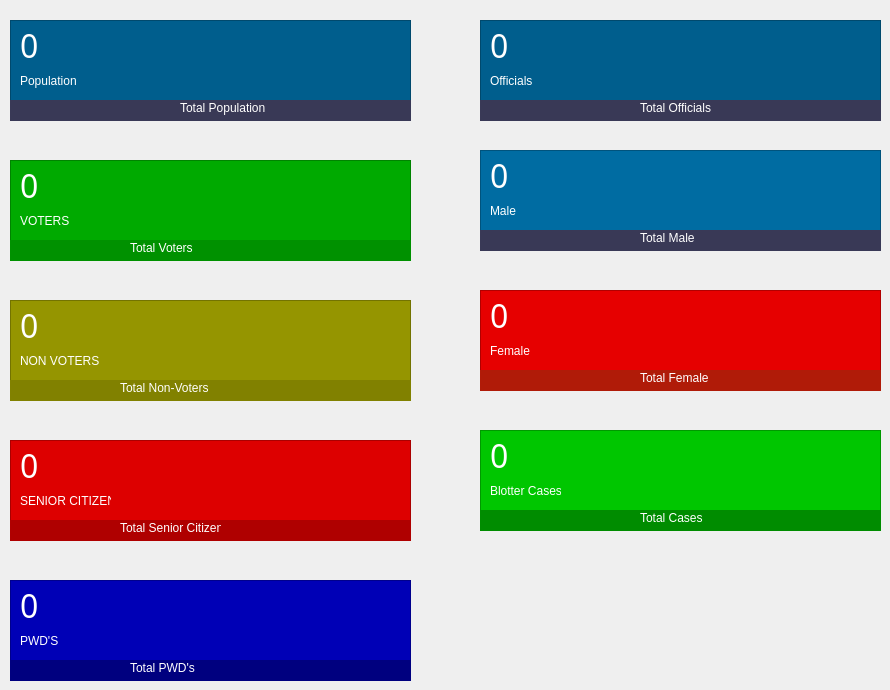
          <widget class="QWidget" name="page">
           <widget class="QFrame" name="frame">
            <property name="geometry">
             <rect>
              <x>10</x>
              <y>20</y>
              <width>401</width>
              <height>101</height>
             </rect>
            </property>
            <property name="styleSheet">
             <string notr="true">background-color: rgb(0, 94, 141);
color: rgb(255, 255, 255);</string>
            </property>
            <property name="frameShape">
             <enum>QFrame::Shape::StyledPanel</enum>
            </property>
            <property name="frameShadow">
             <enum>QFrame::Shadow::Raised</enum>
            </property>
            <widget class="QWidget" name="widget" native="true">
             <property name="geometry">
              <rect>
               <x>0</x>
               <y>80</y>
               <width>401</width>
               <height>21</height>
              </rect>
             </property>
             <property name="styleSheet">
              <string notr="true">background-color: rgb(57, 57, 86);</string>
             </property>
             <widget class="QLabel" name="label_8">
              <property name="geometry">
               <rect>
                <x>170</x>
                <y>0</y>
                <width>91</width>
                <height>16</height>
               </rect>
              </property>
              <property name="text">
               <string>Total Population</string>
              </property>
             </widget>
            </widget>
            <widget class="QLabel" name="label_7">
             <property name="geometry">
              <rect>
               <x>330</x>
               <y>10</y>
               <width>61</width>
               <height>61</height>
              </rect>
             </property>
             <property name="text">
              <string/>
             </property>
             <property name="pixmap">
              <pixmap resource="resources.qrc">:/images/users-solid (1).ico</pixmap>
             </property>
            </widget>
            <widget class="QLabel" name="population_label">
             <property name="geometry">
              <rect>
               <x>10</x>
               <y>10</y>
               <width>31</width>
               <height>31</height>
              </rect>
             </property>
             <property name="font">
              <font>
               <family>Impact</family>
               <pointsize>24</pointsize>
              </font>
             </property>
             <property name="text">
              <string>0</string>
             </property>
            </widget>
            <widget class="QLabel" name="label_17">
             <property name="geometry">
              <rect>
               <x>10</x>
               <y>50</y>
               <width>61</width>
               <height>21</height>
              </rect>
             </property>
             <property name="text">
              <string>Population</string>
             </property>
            </widget>
           </widget>
           <widget class="QFrame" name="frame_2">
            <property name="geometry">
             <rect>
              <x>10</x>
              <y>160</y>
              <width>401</width>
              <height>101</height>
             </rect>
            </property>
            <property name="styleSheet">
             <string notr="true">background-color: rgb(0, 170, 0);
color: rgb(255, 255, 255);</string>
            </property>
            <property name="frameShape">
             <enum>QFrame::Shape::StyledPanel</enum>
            </property>
            <property name="frameShadow">
             <enum>QFrame::Shadow::Raised</enum>
            </property>
            <widget class="QWidget" name="widget_2" native="true">
             <property name="geometry">
              <rect>
               <x>0</x>
               <y>80</y>
               <width>401</width>
               <height>21</height>
              </rect>
             </property>
             <property name="styleSheet">
              <string notr="true">background-color: rgb(0, 145, 0);
</string>
             </property>
             <widget class="QLabel" name="label_20">
              <property name="geometry">
               <rect>
                <x>120</x>
                <y>0</y>
                <width>91</width>
                <height>16</height>
               </rect>
              </property>
              <property name="text">
               <string>Total Voters</string>
              </property>
             </widget>
            </widget>
            <widget class="QLabel" name="label_21">
             <property name="geometry">
              <rect>
               <x>330</x>
               <y>10</y>
               <width>61</width>
               <height>61</height>
              </rect>
             </property>
             <property name="text">
              <string/>
             </property>
             <property name="pixmap">
              <pixmap resource="resources.qrc">:/images/user-check-solid (1).ico</pixmap>
             </property>
            </widget>
            <widget class="QLabel" name="voters_label">
             <property name="geometry">
              <rect>
               <x>10</x>
               <y>10</y>
               <width>31</width>
               <height>31</height>
              </rect>
             </property>
             <property name="font">
              <font>
               <family>Impact</family>
               <pointsize>24</pointsize>
              </font>
             </property>
             <property name="text">
              <string>0</string>
             </property>
            </widget>
            <widget class="QLabel" name="label_23">
             <property name="geometry">
              <rect>
               <x>10</x>
               <y>50</y>
               <width>61</width>
               <height>21</height>
              </rect>
             </property>
             <property name="text">
              <string>VOTERS</string>
             </property>
            </widget>
           </widget>
           <widget class="QFrame" name="frame_3">
            <property name="geometry">
             <rect>
              <x>10</x>
              <y>300</y>
              <width>401</width>
              <height>101</height>
             </rect>
            </property>
            <property name="styleSheet">
             <string notr="true">background-color: rgb(149, 149, 0);
color: rgb(255, 255, 255);</string>
            </property>
            <property name="frameShape">
             <enum>QFrame::Shape::StyledPanel</enum>
            </property>
            <property name="frameShadow">
             <enum>QFrame::Shadow::Raised</enum>
            </property>
            <widget class="QWidget" name="widget_3" native="true">
             <property name="geometry">
              <rect>
               <x>0</x>
               <y>80</y>
               <width>401</width>
               <height>21</height>
              </rect>
             </property>
             <property name="styleSheet">
              <string notr="true">background-color: rgb(129, 129, 0);</string>
             </property>
             <widget class="QLabel" name="label_24">
              <property name="geometry">
               <rect>
                <x>110</x>
                <y>0</y>
                <width>91</width>
                <height>16</height>
               </rect>
              </property>
              <property name="text">
               <string>Total Non-Voters</string>
              </property>
             </widget>
            </widget>
            <widget class="QLabel" name="label_25">
             <property name="geometry">
              <rect>
               <x>330</x>
               <y>10</y>
               <width>61</width>
               <height>61</height>
              </rect>
             </property>
             <property name="text">
              <string/>
             </property>
             <property name="pixmap">
              <pixmap resource="resources.qrc">:/images/user-xmark-solid (1).ico</pixmap>
             </property>
            </widget>
            <widget class="QLabel" name="nonvoters_label">
             <property name="geometry">
              <rect>
               <x>10</x>
               <y>10</y>
               <width>31</width>
               <height>31</height>
              </rect>
             </property>
             <property name="font">
              <font>
               <family>Impact</family>
               <pointsize>24</pointsize>
              </font>
             </property>
             <property name="text">
              <string>0</string>
             </property>
            </widget>
            <widget class="QLabel" name="label_27">
             <property name="geometry">
              <rect>
               <x>10</x>
               <y>50</y>
               <width>91</width>
               <height>21</height>
              </rect>
             </property>
             <property name="text">
              <string>NON VOTERS</string>
             </property>
            </widget>
           </widget>
           <widget class="QFrame" name="frame_4">
            <property name="geometry">
             <rect>
              <x>10</x>
              <y>440</y>
              <width>401</width>
              <height>101</height>
             </rect>
            </property>
            <property name="styleSheet">
             <string notr="true">background-color: rgb(221, 0, 0);
color: rgb(255, 255, 255);</string>
            </property>
            <property name="frameShape">
             <enum>QFrame::Shape::StyledPanel</enum>
            </property>
            <property name="frameShadow">
             <enum>QFrame::Shadow::Raised</enum>
            </property>
            <widget class="QWidget" name="widget_4" native="true">
             <property name="geometry">
              <rect>
               <x>0</x>
               <y>80</y>
               <width>401</width>
               <height>21</height>
              </rect>
             </property>
             <property name="styleSheet">
              <string notr="true">background-color: rgb(175, 0, 0);</string>
             </property>
             <widget class="QLabel" name="label_28">
              <property name="geometry">
               <rect>
                <x>110</x>
                <y>0</y>
                <width>101</width>
                <height>16</height>
               </rect>
              </property>
              <property name="text">
               <string>Total Senior Citizen</string>
              </property>
             </widget>
            </widget>
            <widget class="QLabel" name="label_29">
             <property name="geometry">
              <rect>
               <x>330</x>
               <y>10</y>
               <width>61</width>
               <height>61</height>
              </rect>
             </property>
             <property name="text">
              <string/>
             </property>
             <property name="pixmap">
              <pixmap resource="resources.qrc">:/images/person-cane-solid (1).ico</pixmap>
             </property>
            </widget>
            <widget class="QLabel" name="seniorcitizen_label">
             <property name="geometry">
              <rect>
               <x>10</x>
               <y>10</y>
               <width>31</width>
               <height>31</height>
              </rect>
             </property>
             <property name="font">
              <font>
               <family>Impact</family>
               <pointsize>24</pointsize>
              </font>
             </property>
             <property name="text">
              <string>0</string>
             </property>
            </widget>
            <widget class="QLabel" name="label_31">
             <property name="geometry">
              <rect>
               <x>10</x>
               <y>50</y>
               <width>91</width>
               <height>21</height>
              </rect>
             </property>
             <property name="text">
              <string>SENIOR CITIZEN</string>
             </property>
            </widget>
           </widget>
           <widget class="QFrame" name="frame_5">
            <property name="geometry">
             <rect>
              <x>10</x>
              <y>580</y>
              <width>401</width>
              <height>101</height>
             </rect>
            </property>
            <property name="styleSheet">
             <string notr="true">background-color: rgb(0, 0, 182);
color: rgb(255, 255, 255);</string>
            </property>
            <property name="frameShape">
             <enum>QFrame::Shape::StyledPanel</enum>
            </property>
            <property name="frameShadow">
             <enum>QFrame::Shadow::Raised</enum>
            </property>
            <widget class="QWidget" name="widget_5" native="true">
             <property name="geometry">
              <rect>
               <x>0</x>
               <y>80</y>
               <width>401</width>
               <height>21</height>
              </rect>
             </property>
             <property name="styleSheet">
              <string notr="true">background-color: rgb(0, 0, 127);</string>
             </property>
             <widget class="QLabel" name="label_32">
              <property name="geometry">
               <rect>
                <x>120</x>
                <y>0</y>
                <width>91</width>
                <height>16</height>
               </rect>
              </property>
              <property name="text">
               <string>Total PWD's</string>
              </property>
             </widget>
            </widget>
            <widget class="QLabel" name="label_33">
             <property name="geometry">
              <rect>
               <x>330</x>
               <y>10</y>
               <width>61</width>
               <height>61</height>
              </rect>
             </property>
             <property name="text">
              <string/>
             </property>
             <property name="pixmap">
              <pixmap resource="resources.qrc">:/images/wheelchair-solid (1).ico</pixmap>
             </property>
            </widget>
            <widget class="QLabel" name="pwd_label">
             <property name="geometry">
              <rect>
               <x>10</x>
               <y>10</y>
               <width>31</width>
               <height>31</height>
              </rect>
             </property>
             <property name="font">
              <font>
               <family>Impact</family>
               <pointsize>24</pointsize>
              </font>
             </property>
             <property name="text">
              <string>0</string>
             </property>
            </widget>
            <widget class="QLabel" name="label_35">
             <property name="geometry">
              <rect>
               <x>10</x>
               <y>50</y>
               <width>61</width>
               <height>21</height>
              </rect>
             </property>
             <property name="text">
              <string>PWD'S</string>
             </property>
            </widget>
           </widget>
           <widget class="QFrame" name="frame_6">
            <property name="geometry">
             <rect>
              <x>480</x>
              <y>20</y>
              <width>401</width>
              <height>101</height>
             </rect>
            </property>
            <property name="styleSheet">
             <string notr="true">background-color: rgb(0, 94, 141);
color: rgb(255, 255, 255);</string>
            </property>
            <property name="frameShape">
             <enum>QFrame::Shape::StyledPanel</enum>
            </property>
            <property name="frameShadow">
             <enum>QFrame::Shadow::Raised</enum>
            </property>
            <widget class="QWidget" name="widget_6" native="true">
             <property name="geometry">
              <rect>
               <x>0</x>
               <y>80</y>
               <width>401</width>
               <height>21</height>
              </rect>
             </property>
             <property name="styleSheet">
              <string notr="true">background-color: rgb(57, 57, 86);</string>
             </property>
             <widget class="QLabel" name="label_11">
              <property name="geometry">
               <rect>
                <x>160</x>
                <y>0</y>
                <width>91</width>
                <height>16</height>
               </rect>
              </property>
              <property name="text">
               <string>Total Officials</string>
              </property>
             </widget>
            </widget>
            <widget class="QLabel" name="label_15">
             <property name="geometry">
              <rect>
               <x>330</x>
               <y>10</y>
               <width>61</width>
               <height>61</height>
              </rect>
             </property>
             <property name="text">
              <string/>
             </property>
             <property name="pixmap">
              <pixmap resource="resources.qrc">:/images/users-solid (1).ico</pixmap>
             </property>
            </widget>
            <widget class="QLabel" name="official_label">
             <property name="geometry">
              <rect>
               <x>10</x>
               <y>10</y>
               <width>31</width>
               <height>31</height>
              </rect>
             </property>
             <property name="font">
              <font>
               <family>Impact</family>
               <pointsize>24</pointsize>
              </font>
             </property>
             <property name="text">
              <string>0</string>
             </property>
            </widget>
            <widget class="QLabel" name="label_18">
             <property name="geometry">
              <rect>
               <x>10</x>
               <y>50</y>
               <width>61</width>
               <height>21</height>
              </rect>
             </property>
             <property name="text">
              <string>Officials</string>
             </property>
            </widget>
           </widget>
           <widget class="QFrame" name="frame_7">
            <property name="geometry">
             <rect>
              <x>480</x>
              <y>150</y>
              <width>401</width>
              <height>101</height>
             </rect>
            </property>
            <property name="styleSheet">
             <string notr="true">background-color: rgb(0, 94, 141);
background-color: rgb(0, 108, 162);
color: rgb(255, 255, 255);</string>
            </property>
            <property name="frameShape">
             <enum>QFrame::Shape::StyledPanel</enum>
            </property>
            <property name="frameShadow">
             <enum>QFrame::Shadow::Raised</enum>
            </property>
            <widget class="QWidget" name="widget_7" native="true">
             <property name="geometry">
              <rect>
               <x>0</x>
               <y>80</y>
               <width>401</width>
               <height>21</height>
              </rect>
             </property>
             <property name="styleSheet">
              <string notr="true">background-color: rgb(57, 57, 86);</string>
             </property>
             <widget class="QLabel" name="label_19">
              <property name="geometry">
               <rect>
                <x>160</x>
                <y>0</y>
                <width>91</width>
                <height>16</height>
               </rect>
              </property>
              <property name="text">
               <string>Total Male</string>
              </property>
             </widget>
            </widget>
            <widget class="QLabel" name="label_22">
             <property name="geometry">
              <rect>
               <x>330</x>
               <y>10</y>
               <width>61</width>
               <height>61</height>
              </rect>
             </property>
             <property name="text">
              <string/>
             </property>
             <property name="pixmap">
              <pixmap resource="resources.qrc">:/images/users-solid (1).ico</pixmap>
             </property>
            </widget>
            <widget class="QLabel" name="male_label">
             <property name="geometry">
              <rect>
               <x>10</x>
               <y>10</y>
               <width>31</width>
               <height>31</height>
              </rect>
             </property>
             <property name="font">
              <font>
               <family>Impact</family>
               <pointsize>24</pointsize>
              </font>
             </property>
             <property name="text">
              <string>0</string>
             </property>
            </widget>
            <widget class="QLabel" name="label_26">
             <property name="geometry">
              <rect>
               <x>10</x>
               <y>50</y>
               <width>61</width>
               <height>21</height>
              </rect>
             </property>
             <property name="text">
              <string>Male</string>
             </property>
            </widget>
           </widget>
           <widget class="QFrame" name="frame_8">
            <property name="geometry">
             <rect>
              <x>480</x>
              <y>290</y>
              <width>401</width>
              <height>101</height>
             </rect>
            </property>
            <property name="styleSheet">
             <string notr="true">background-color: rgb(0, 94, 141);
background-color: rgb(230, 0, 0);
color: rgb(255, 255, 255);</string>
            </property>
            <property name="frameShape">
             <enum>QFrame::Shape::StyledPanel</enum>
            </property>
            <property name="frameShadow">
             <enum>QFrame::Shadow::Raised</enum>
            </property>
            <widget class="QWidget" name="widget_9" native="true">
             <property name="geometry">
              <rect>
               <x>0</x>
               <y>80</y>
               <width>401</width>
               <height>21</height>
              </rect>
             </property>
             <property name="styleSheet">
              <string notr="true">background-color: rgb(176, 27, 8);</string>
             </property>
             <widget class="QLabel" name="label_30">
              <property name="geometry">
               <rect>
                <x>160</x>
                <y>0</y>
                <width>91</width>
                <height>16</height>
               </rect>
              </property>
              <property name="text">
               <string>Total Female</string>
              </property>
             </widget>
            </widget>
            <widget class="QLabel" name="label_34">
             <property name="geometry">
              <rect>
               <x>330</x>
               <y>10</y>
               <width>61</width>
               <height>61</height>
              </rect>
             </property>
             <property name="text">
              <string/>
             </property>
             <property name="pixmap">
              <pixmap resource="resources.qrc">:/images/users-solid (1).ico</pixmap>
             </property>
            </widget>
            <widget class="QLabel" name="female_label">
             <property name="geometry">
              <rect>
               <x>10</x>
               <y>10</y>
               <width>31</width>
               <height>31</height>
              </rect>
             </property>
             <property name="font">
              <font>
               <family>Impact</family>
               <pointsize>24</pointsize>
              </font>
             </property>
             <property name="text">
              <string>0</string>
             </property>
            </widget>
            <widget class="QLabel" name="label_42">
             <property name="geometry">
              <rect>
               <x>10</x>
               <y>50</y>
               <width>61</width>
               <height>21</height>
              </rect>
             </property>
             <property name="text">
              <string>Female</string>
             </property>
            </widget>
           </widget>
           <widget class="QFrame" name="frame_17">
            <property name="geometry">
             <rect>
              <x>480</x>
              <y>430</y>
              <width>401</width>
              <height>101</height>
             </rect>
            </property>
            <property name="styleSheet">
             <string notr="true">
background-color: rgb(0, 198, 0);
color: rgb(255, 255, 255);</string>
            </property>
            <property name="frameShape">
             <enum>QFrame::Shape::StyledPanel</enum>
            </property>
            <property name="frameShadow">
             <enum>QFrame::Shadow::Raised</enum>
            </property>
            <widget class="QWidget" name="widget_19" native="true">
             <property name="geometry">
              <rect>
               <x>0</x>
               <y>80</y>
               <width>401</width>
               <height>21</height>
              </rect>
             </property>
             <property name="styleSheet">
              <string notr="true">background-color: rgb(57, 57, 86);
background-color: rgb(0, 140, 0);</string>
             </property>
             <widget class="QLabel" name="label_79">
              <property name="geometry">
               <rect>
                <x>160</x>
                <y>0</y>
                <width>91</width>
                <height>16</height>
               </rect>
              </property>
              <property name="text">
               <string>Total Cases</string>
              </property>
             </widget>
            </widget>
            <widget class="QLabel" name="label_80">
             <property name="geometry">
              <rect>
               <x>330</x>
               <y>10</y>
               <width>61</width>
               <height>61</height>
              </rect>
             </property>
             <property name="text">
              <string/>
             </property>
             <property name="pixmap">
              <pixmap resource="resources.qrc">:/images/users-solid (1).ico</pixmap>
             </property>
            </widget>
            <widget class="QLabel" name="blotter_label">
             <property name="geometry">
              <rect>
               <x>10</x>
               <y>10</y>
               <width>31</width>
               <height>31</height>
              </rect>
             </property>
             <property name="font">
              <font>
               <family>Impact</family>
               <pointsize>24</pointsize>
              </font>
             </property>
             <property name="text">
              <string>0</string>
             </property>
            </widget>
            <widget class="QLabel" name="label_81">
             <property name="geometry">
              <rect>
               <x>10</x>
               <y>50</y>
               <width>71</width>
               <height>21</height>
              </rect>
             </property>
             <property name="text">
              <string>Blotter Cases</string>
             </property>
            </widget>
           </widget>
          </widget>
